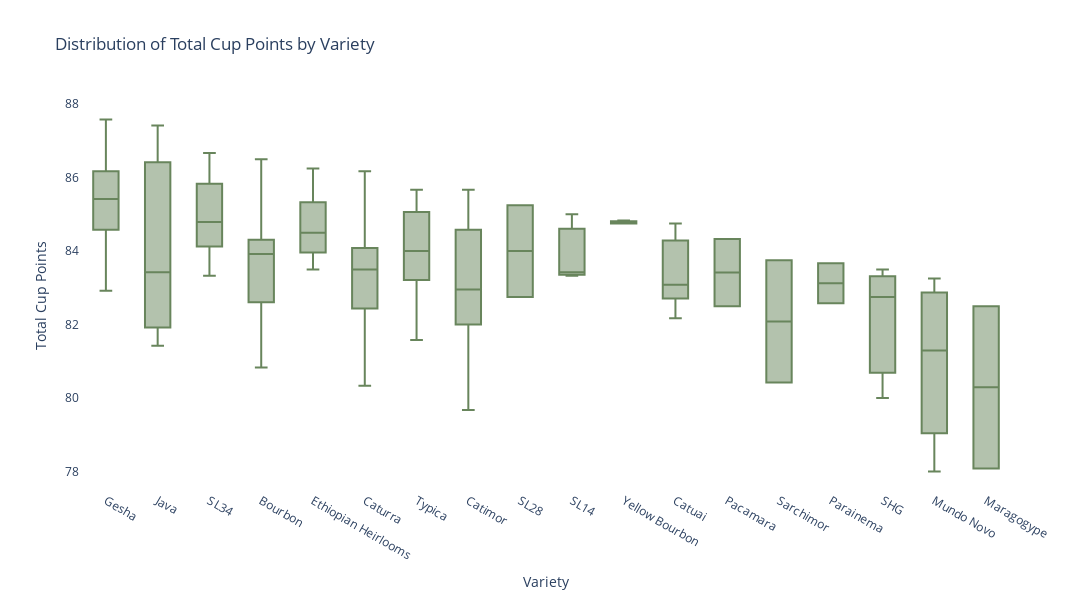

Notebook source saved alongside this figure:
### Code cell
# Boxplot of total cup points by variety
quality_variety_box = px.box(coffee[coffee['variety'].isin(top_varieties)], x='variety', 
                                  y='total_cup_points', title='Distribution of Total Cup Points by Variety',
                                  color_discrete_sequence=[px.colors.qualitative.Antique[6]],
                                  width=1100, height=600)

quality_variety_box.update_layout({
    'plot_bgcolor':'rgba(0, 0, 0, 0)',
    'paper_bgcolor':'rgba(0, 0, 0, 0)'
})

quality_variety_box.update_layout(yaxis_title='Total Cup Points', xaxis_title='Variety')

quality_variety_box.show()

### Figure 1 — Plotly figure (JSON) as saved in the notebook; plotly's stock layout.template omitted (floating-point values rounded to 4 significant figures; data arrays with more than 128 entries replaced by an {"elided": "..."} marker saying what was removed)
{"data": [{"alignmentgroup": "True", "hovertemplate": "variety=%{x}<br>total_cup_points=%{y}<extra></extra>", "legendgroup": "", "marker": {"color": "rgb(104, 133, 92)"}, "name": "", "notched": false, "offsetgroup": "", "orientation": "v", "showlegend": false, "type": "box", "x": {"elided": "153 str values"}, "x0": " ", "xaxis": "x", "y": {"elided": "153 float values"}, "y0": " ", "yaxis": "y"}], "layout": {"boxmode": "group", "height": 600, "legend": {"tracegroupgap": 0}, "paper_bgcolor": "rgba(0, 0, 0, 0)", "plot_bgcolor": "rgba(0, 0, 0, 0)", "title": {"text": "Distribution of Total Cup Points by Variety"}, "width": 1100, "xaxis": {"anchor": "y", "domain": [0, 1], "title": {"text": "Variety"}}, "yaxis": {"anchor": "x", "domain": [0, 1], "title": {"text": "Total Cup Points"}}}}
